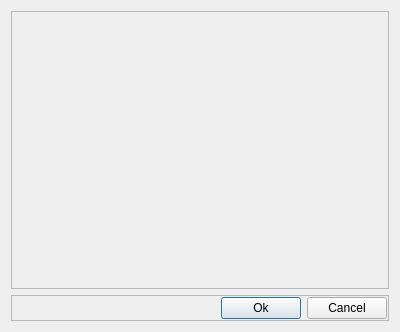
<?xml version="1.0" encoding="UTF-8"?>
<ui version="4.0">
 <class>ChunkSelection</class>
 <widget class="QDialog" name="ChunkSelection">
  <property name="geometry">
   <rect>
    <x>0</x>
    <y>0</y>
    <width>400</width>
    <height>332</height>
   </rect>
  </property>
  <property name="windowTitle">
   <string>Dialog</string>
  </property>
  <layout class="QVBoxLayout" name="verticalLayout">
   <item>
    <widget class="QScrollArea" name="scrollArea">
     <property name="sizePolicy">
      <sizepolicy hsizetype="Expanding" vsizetype="Expanding">
       <horstretch>0</horstretch>
       <verstretch>0</verstretch>
      </sizepolicy>
     </property>
     <property name="widgetResizable">
      <bool>true</bool>
     </property>
     <property name="alignment">
      <set>Qt::AlignLeading|Qt::AlignLeft|Qt::AlignTop</set>
     </property>
     <widget class="QWidget" name="scrollAreaWidgetContents">
      <property name="geometry">
       <rect>
        <x>0</x>
        <y>0</y>
        <width>380</width>
        <height>279</height>
       </rect>
      </property>
      <layout class="QVBoxLayout" name="verticalLayout_2">
       <property name="margin">
        <number>1</number>
       </property>
       <item>
        <widget class="QLabel" name="pic">
         <property name="sizePolicy">
          <sizepolicy hsizetype="Minimum" vsizetype="Minimum">
           <horstretch>0</horstretch>
           <verstretch>0</verstretch>
          </sizepolicy>
         </property>
         <property name="text">
          <string/>
         </property>
         <property name="alignment">
          <set>Qt::AlignLeading|Qt::AlignLeft|Qt::AlignTop</set>
         </property>
        </widget>
       </item>
      </layout>
     </widget>
    </widget>
   </item>
   <item>
    <widget class="QFrame" name="frame">
     <property name="frameShape">
      <enum>QFrame::StyledPanel</enum>
     </property>
     <property name="frameShadow">
      <enum>QFrame::Raised</enum>
     </property>
     <layout class="QHBoxLayout" name="horizontalLayout">
      <property name="margin">
       <number>1</number>
      </property>
      <item>
       <spacer name="horizontalSpacer">
        <property name="orientation">
         <enum>Qt::Horizontal</enum>
        </property>
        <property name="sizeHint" stdset="0">
         <size>
          <width>40</width>
          <height>20</height>
         </size>
        </property>
       </spacer>
      </item>
      <item>
       <widget class="QPushButton" name="Ok">
        <property name="text">
         <string>Ok</string>
        </property>
       </widget>
      </item>
      <item>
       <widget class="QPushButton" name="Cancel">
        <property name="text">
         <string>Cancel</string>
        </property>
       </widget>
      </item>
     </layout>
    </widget>
   </item>
  </layout>
 </widget>
 <resources/>
 <connections/>
</ui>
